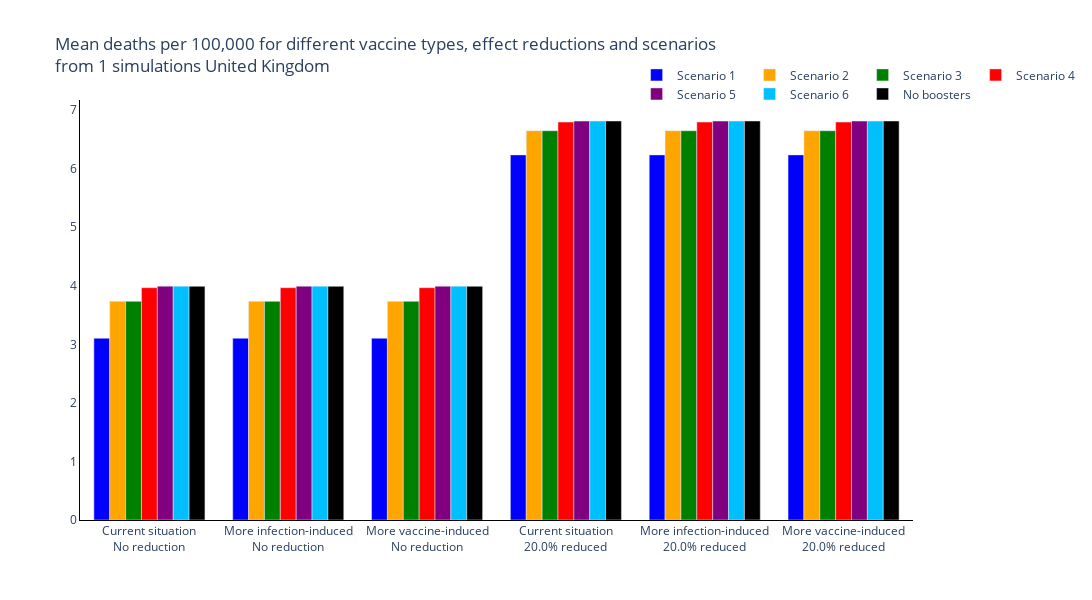
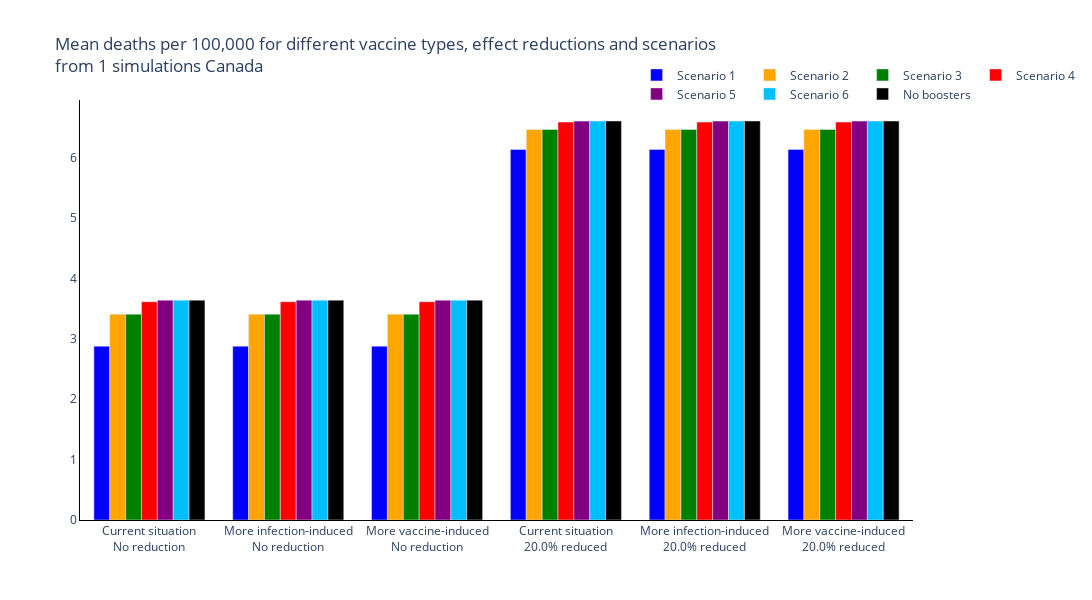
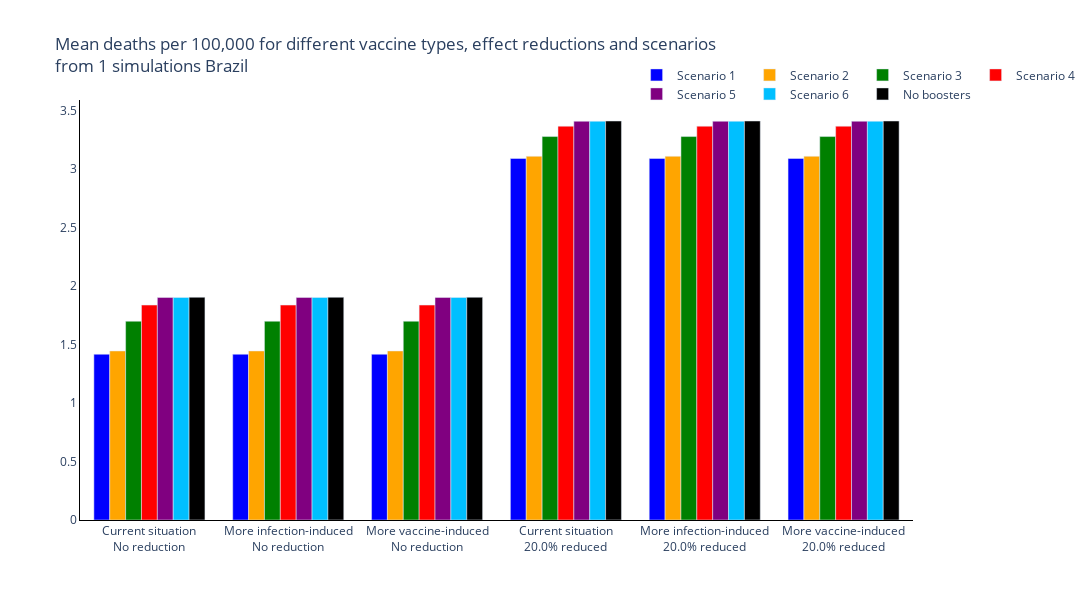
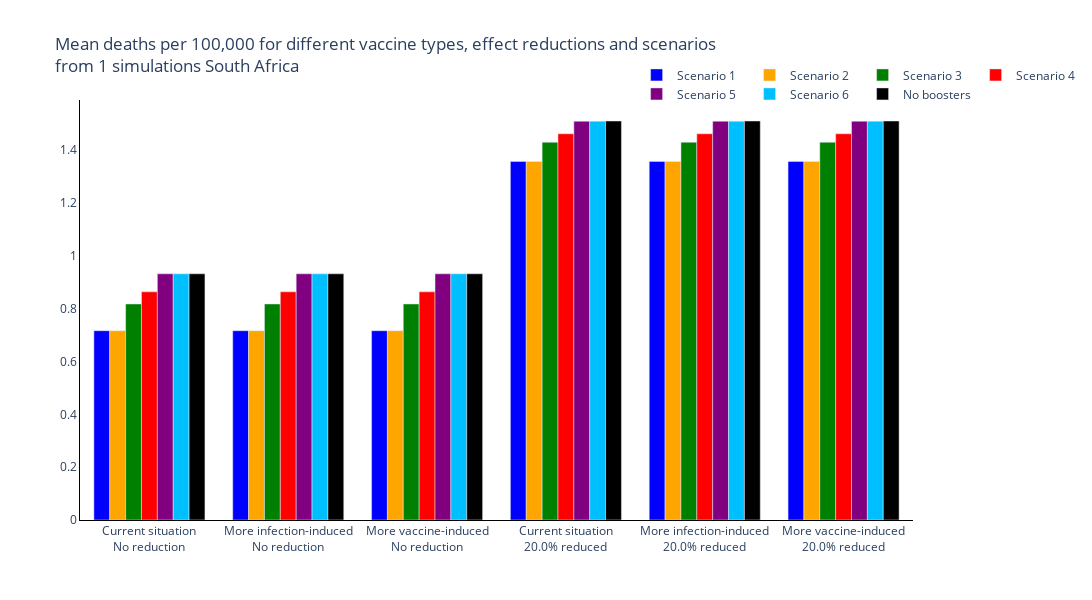

Source (notebook cell) for these figures, in order:
### Markdown cell above
## Summary Figures
### Total Deaths

### Code cell
new_colours = ['blue', 'orange', 'green', 'red', 'purple', 'deepskyblue', 'black']

trace_name = ['Scenario {}'.format(s+1) for s, scenario in enumerate(scenario_names[:-1])] + [scenario_names[-1]]

for r, reg in enumerate(regions):
    fig = go.Figure()
    # Plot for each region
    for s, scenario in enumerate(scenario_names):
        fig.add_trace(
            go.Bar(
                y=[np.sum(total_new_deaths_mean[r][cv, ss, s, :]) for cv, change_vacc in enumerate(changes_vaccine) for ss, sero_scen in enumerate(seroprevalance_scenarios)],
                x=['{}<br>{}% reduced'.format(sero_scen, 100 * change_vacc) if change_vacc!=0 else '{}<br>No reduction'.format(sero_scen) for cv, change_vacc in enumerate(changes_vaccine) for ss, sero_scen in enumerate(seroprevalance_scenarios)],
                name=trace_name[s],
                marker_color=new_colours[s]
            )
        )

    # Add axis labels
    fig.update_layout(
        boxmode='group',
        title='Mean deaths per 100,000 for different vaccine types, effect reductions and scenarios<br>from {} simulations {}'.format(len(regimes), reg),
        width=1100,
        height=600,
        plot_bgcolor='white',
        xaxis=dict(linecolor='black'),
        yaxis=dict(linecolor='black'),
        hovermode='x unified',
        legend=dict(
                orientation="h",
                yanchor="bottom",
                y=0.98,
                xanchor="right",
                x=1.2
            )
        )

    fig.write_image('images/report4_variant_adapted_vaccine/Deaths per Scenario and Vaccine Type {}.pdf'.format(reg))
    fig.show()

### Figure 1 — Plotly figure (JSON) as saved in the notebook; plotly's stock layout.template omitted (floating-point values rounded to 4 significant figures)
{"data": [{"marker": {"color": "blue"}, "name": "Scenario 1", "type": "bar", "x": ["Current situation<br>No reduction", "More infection-induced<br>No reduction", "More vaccine-induced<br>No reduction", "Current situation<br>20.0% reduced", "More infection-induced<br>20.0% reduced", "More vaccine-induced<br>20.0% reduced"], "y": [3.104, 3.104, 3.104, 6.235, 6.235, 6.235]}, {"marker": {"color": "orange"}, "name": "Scenario 2", "type": "bar", "x": ["Current situation<br>No reduction", "More infection-induced<br>No reduction", "More vaccine-induced<br>No reduction", "Current situation<br>20.0% reduced", "More infection-induced<br>20.0% reduced", "More vaccine-induced<br>20.0% reduced"], "y": [3.734, 3.734, 3.734, 6.647, 6.647, 6.647]}, {"marker": {"color": "green"}, "name": "Scenario 3", "type": "bar", "x": ["Current situation<br>No reduction", "More infection-induced<br>No reduction", "More vaccine-induced<br>No reduction", "Current situation<br>20.0% reduced", "More infection-induced<br>20.0% reduced", "More vaccine-induced<br>20.0% reduced"], "y": [3.734, 3.734, 3.734, 6.647, 6.647, 6.647]}, {"marker": {"color": "red"}, "name": "Scenario 4", "type": "bar", "x": ["Current situation<br>No reduction", "More infection-induced<br>No reduction", "More vaccine-induced<br>No reduction", "Current situation<br>20.0% reduced", "More infection-induced<br>20.0% reduced", "More vaccine-induced<br>20.0% reduced"], "y": [3.967, 3.967, 3.967, 6.795, 6.795, 6.795]}, {"marker": {"color": "purple"}, "name": "Scenario 5", "type": "bar", "x": ["Current situation<br>No reduction", "More infection-induced<br>No reduction", "More vaccine-induced<br>No reduction", "Current situation<br>20.0% reduced", "More infection-induced<br>20.0% reduced", "More vaccine-induced<br>20.0% reduced"], "y": [3.993, 3.993, 3.993, 6.812, 6.812, 6.812]}, {"marker": {"color": "deepskyblue"}, "name": "Scenario 6", "type": "bar", "x": ["Current situation<br>No reduction", "More infection-induced<br>No reduction", "More vaccine-induced<br>No reduction", "Current situation<br>20.0% reduced", "More infection-induced<br>20.0% reduced", "More vaccine-induced<br>20.0% reduced"], "y": [3.993, 3.993, 3.993, 6.812, 6.812, 6.812]}, {"marker": {"color": "black"}, "name": "No boosters", "type": "bar", "x": ["Current situation<br>No reduction", "More infection-induced<br>No reduction", "More vaccine-induced<br>No reduction", "Current situation<br>20.0% reduced", "More infection-induced<br>20.0% reduced", "More vaccine-induced<br>20.0% reduced"], "y": [3.991, 3.991, 3.991, 6.814, 6.814, 6.814]}], "layout": {"boxmode": "group", "height": 600, "hovermode": "x unified", "legend": {"orientation": "h", "x": 1.2, "xanchor": "right", "y": 0.98, "yanchor": "bottom"}, "plot_bgcolor": "white", "title": {"text": "Mean deaths per 100,000 for different vaccine types, effect reductions and scenarios<br>from 1 simulations United Kingdom"}, "width": 1100, "xaxis": {"linecolor": "black"}, "yaxis": {"linecolor": "black"}}}

### Figure 2 — Plotly figure (JSON) as saved in the notebook; plotly's stock layout.template omitted (floating-point values rounded to 4 significant figures)
{"data": [{"marker": {"color": "blue"}, "name": "Scenario 1", "type": "bar", "x": ["Current situation<br>No reduction", "More infection-induced<br>No reduction", "More vaccine-induced<br>No reduction", "Current situation<br>20.0% reduced", "More infection-induced<br>20.0% reduced", "More vaccine-induced<br>20.0% reduced"], "y": [2.879, 2.879, 2.879, 6.138, 6.138, 6.138]}, {"marker": {"color": "orange"}, "name": "Scenario 2", "type": "bar", "x": ["Current situation<br>No reduction", "More infection-induced<br>No reduction", "More vaccine-induced<br>No reduction", "Current situation<br>20.0% reduced", "More infection-induced<br>20.0% reduced", "More vaccine-induced<br>20.0% reduced"], "y": [3.409, 3.409, 3.409, 6.467, 6.467, 6.467]}, {"marker": {"color": "green"}, "name": "Scenario 3", "type": "bar", "x": ["Current situation<br>No reduction", "More infection-induced<br>No reduction", "More vaccine-induced<br>No reduction", "Current situation<br>20.0% reduced", "More infection-induced<br>20.0% reduced", "More vaccine-induced<br>20.0% reduced"], "y": [3.409, 3.409, 3.409, 6.467, 6.467, 6.467]}, {"marker": {"color": "red"}, "name": "Scenario 4", "type": "bar", "x": ["Current situation<br>No reduction", "More infection-induced<br>No reduction", "More vaccine-induced<br>No reduction", "Current situation<br>20.0% reduced", "More infection-induced<br>20.0% reduced", "More vaccine-induced<br>20.0% reduced"], "y": [3.615, 3.615, 3.615, 6.59, 6.59, 6.59]}, {"marker": {"color": "purple"}, "name": "Scenario 5", "type": "bar", "x": ["Current situation<br>No reduction", "More infection-induced<br>No reduction", "More vaccine-induced<br>No reduction", "Current situation<br>20.0% reduced", "More infection-induced<br>20.0% reduced", "More vaccine-induced<br>20.0% reduced"], "y": [3.641, 3.641, 3.641, 6.606, 6.606, 6.606]}, {"marker": {"color": "deepskyblue"}, "name": "Scenario 6", "type": "bar", "x": ["Current situation<br>No reduction", "More infection-induced<br>No reduction", "More vaccine-induced<br>No reduction", "Current situation<br>20.0% reduced", "More infection-induced<br>20.0% reduced", "More vaccine-induced<br>20.0% reduced"], "y": [3.641, 3.641, 3.641, 6.606, 6.606, 6.606]}, {"marker": {"color": "black"}, "name": "No boosters", "type": "bar", "x": ["Current situation<br>No reduction", "More infection-induced<br>No reduction", "More vaccine-induced<br>No reduction", "Current situation<br>20.0% reduced", "More infection-induced<br>20.0% reduced", "More vaccine-induced<br>20.0% reduced"], "y": [3.641, 3.641, 3.641, 6.608, 6.608, 6.608]}], "layout": {"boxmode": "group", "height": 600, "hovermode": "x unified", "legend": {"orientation": "h", "x": 1.2, "xanchor": "right", "y": 0.98, "yanchor": "bottom"}, "plot_bgcolor": "white", "title": {"text": "Mean deaths per 100,000 for different vaccine types, effect reductions and scenarios<br>from 1 simulations Canada"}, "width": 1100, "xaxis": {"linecolor": "black"}, "yaxis": {"linecolor": "black"}}}

### Figure 3 — Plotly figure (JSON) as saved in the notebook; plotly's stock layout.template omitted (floating-point values rounded to 4 significant figures)
{"data": [{"marker": {"color": "blue"}, "name": "Scenario 1", "type": "bar", "x": ["Current situation<br>No reduction", "More infection-induced<br>No reduction", "More vaccine-induced<br>No reduction", "Current situation<br>20.0% reduced", "More infection-induced<br>20.0% reduced", "More vaccine-induced<br>20.0% reduced"], "y": [1.417, 1.417, 1.417, 3.091, 3.091, 3.091]}, {"marker": {"color": "orange"}, "name": "Scenario 2", "type": "bar", "x": ["Current situation<br>No reduction", "More infection-induced<br>No reduction", "More vaccine-induced<br>No reduction", "Current situation<br>20.0% reduced", "More infection-induced<br>20.0% reduced", "More vaccine-induced<br>20.0% reduced"], "y": [1.445, 1.445, 1.445, 3.11, 3.11, 3.11]}, {"marker": {"color": "green"}, "name": "Scenario 3", "type": "bar", "x": ["Current situation<br>No reduction", "More infection-induced<br>No reduction", "More vaccine-induced<br>No reduction", "Current situation<br>20.0% reduced", "More infection-induced<br>20.0% reduced", "More vaccine-induced<br>20.0% reduced"], "y": [1.7, 1.7, 1.7, 3.278, 3.278, 3.278]}, {"marker": {"color": "red"}, "name": "Scenario 4", "type": "bar", "x": ["Current situation<br>No reduction", "More infection-induced<br>No reduction", "More vaccine-induced<br>No reduction", "Current situation<br>20.0% reduced", "More infection-induced<br>20.0% reduced", "More vaccine-induced<br>20.0% reduced"], "y": [1.838, 1.838, 1.838, 3.367, 3.367, 3.367]}, {"marker": {"color": "purple"}, "name": "Scenario 5", "type": "bar", "x": ["Current situation<br>No reduction", "More infection-induced<br>No reduction", "More vaccine-induced<br>No reduction", "Current situation<br>20.0% reduced", "More infection-induced<br>20.0% reduced", "More vaccine-induced<br>20.0% reduced"], "y": [1.903, 1.903, 1.903, 3.409, 3.409, 3.409]}, {"marker": {"color": "deepskyblue"}, "name": "Scenario 6", "type": "bar", "x": ["Current situation<br>No reduction", "More infection-induced<br>No reduction", "More vaccine-induced<br>No reduction", "Current situation<br>20.0% reduced", "More infection-induced<br>20.0% reduced", "More vaccine-induced<br>20.0% reduced"], "y": [1.903, 1.903, 1.903, 3.409, 3.409, 3.409]}, {"marker": {"color": "black"}, "name": "No boosters", "type": "bar", "x": ["Current situation<br>No reduction", "More infection-induced<br>No reduction", "More vaccine-induced<br>No reduction", "Current situation<br>20.0% reduced", "More infection-induced<br>20.0% reduced", "More vaccine-induced<br>20.0% reduced"], "y": [1.904, 1.904, 1.904, 3.412, 3.412, 3.412]}], "layout": {"boxmode": "group", "height": 600, "hovermode": "x unified", "legend": {"orientation": "h", "x": 1.2, "xanchor": "right", "y": 0.98, "yanchor": "bottom"}, "plot_bgcolor": "white", "title": {"text": "Mean deaths per 100,000 for different vaccine types, effect reductions and scenarios<br>from 1 simulations Brazil"}, "width": 1100, "xaxis": {"linecolor": "black"}, "yaxis": {"linecolor": "black"}}}

### Figure 4 — Plotly figure (JSON) as saved in the notebook; plotly's stock layout.template omitted (floating-point values rounded to 4 significant figures)
{"data": [{"marker": {"color": "blue"}, "name": "Scenario 1", "type": "bar", "x": ["Current situation<br>No reduction", "More infection-induced<br>No reduction", "More vaccine-induced<br>No reduction", "Current situation<br>20.0% reduced", "More infection-induced<br>20.0% reduced", "More vaccine-induced<br>20.0% reduced"], "y": [0.7166, 0.7166, 0.7166, 1.358, 1.358, 1.358]}, {"marker": {"color": "orange"}, "name": "Scenario 2", "type": "bar", "x": ["Current situation<br>No reduction", "More infection-induced<br>No reduction", "More vaccine-induced<br>No reduction", "Current situation<br>20.0% reduced", "More infection-induced<br>20.0% reduced", "More vaccine-induced<br>20.0% reduced"], "y": [0.7166, 0.7166, 0.7166, 1.358, 1.358, 1.358]}, {"marker": {"color": "green"}, "name": "Scenario 3", "type": "bar", "x": ["Current situation<br>No reduction", "More infection-induced<br>No reduction", "More vaccine-induced<br>No reduction", "Current situation<br>20.0% reduced", "More infection-induced<br>20.0% reduced", "More vaccine-induced<br>20.0% reduced"], "y": [0.8178, 0.8178, 0.8178, 1.43, 1.43, 1.43]}, {"marker": {"color": "red"}, "name": "Scenario 4", "type": "bar", "x": ["Current situation<br>No reduction", "More infection-induced<br>No reduction", "More vaccine-induced<br>No reduction", "Current situation<br>20.0% reduced", "More infection-induced<br>20.0% reduced", "More vaccine-induced<br>20.0% reduced"], "y": [0.8638, 0.8638, 0.8638, 1.462, 1.462, 1.462]}, {"marker": {"color": "purple"}, "name": "Scenario 5", "type": "bar", "x": ["Current situation<br>No reduction", "More infection-induced<br>No reduction", "More vaccine-induced<br>No reduction", "Current situation<br>20.0% reduced", "More infection-induced<br>20.0% reduced", "More vaccine-induced<br>20.0% reduced"], "y": [0.932, 0.932, 0.932, 1.51, 1.51, 1.51]}, {"marker": {"color": "deepskyblue"}, "name": "Scenario 6", "type": "bar", "x": ["Current situation<br>No reduction", "More infection-induced<br>No reduction", "More vaccine-induced<br>No reduction", "Current situation<br>20.0% reduced", "More infection-induced<br>20.0% reduced", "More vaccine-induced<br>20.0% reduced"], "y": [0.932, 0.932, 0.932, 1.51, 1.51, 1.51]}, {"marker": {"color": "black"}, "name": "No boosters", "type": "bar", "x": ["Current situation<br>No reduction", "More infection-induced<br>No reduction", "More vaccine-induced<br>No reduction", "Current situation<br>20.0% reduced", "More infection-induced<br>20.0% reduced", "More vaccine-induced<br>20.0% reduced"], "y": [0.932, 0.932, 0.932, 1.511, 1.511, 1.511]}], "layout": {"boxmode": "group", "height": 600, "hovermode": "x unified", "legend": {"orientation": "h", "x": 1.2, "xanchor": "right", "y": 0.98, "yanchor": "bottom"}, "plot_bgcolor": "white", "title": {"text": "Mean deaths per 100,000 for different vaccine types, effect reductions and scenarios<br>from 1 simulations South Africa"}, "width": 1100, "xaxis": {"linecolor": "black"}, "yaxis": {"linecolor": "black"}}}
